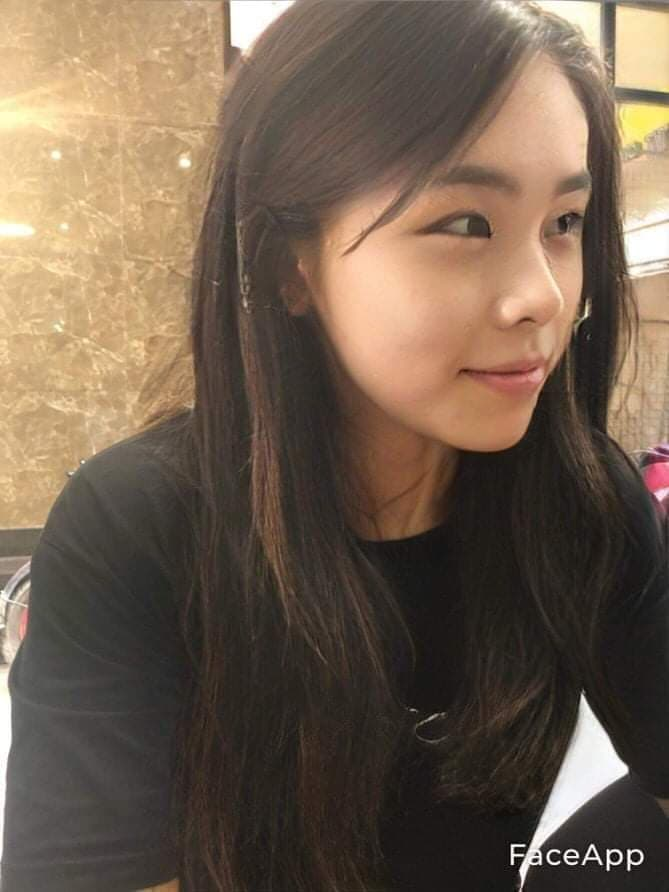
#> input picture Input/1.jpg, 669 x 892 px; its folder holds only this picture in this run
$ python runCalcHistogram.py
#> lines starting #> are read from the running program, lines starting #| are printed output that depends on the picture
### filterTools.py
import cv2
import os
import numpy as np
import math
import matplotlib.pyplot as plt

# [73 lines left out: functions update_mean, update_median, update_sobel, update_laplacian, get_log, update_laplacian_gaussian, not called in this run]


class BT(object):

    # Init Variables
    def __init__(self):
        self.import_dir = "Input/"
        self.input_rgb = []
        self.input_gray = []
        self.test_list = []

        # Get Images From Input Folder
        self.get_image()

        # Covert All Images to Grayscale
        self.cvt_gray()

        # Show Gray Images and Save
        for gray_img in self.input_gray:
            cv2.imshow('Test', gray_img)
            cv2.waitKey(0)
            cv2.destroyAllWindows()
            cv2.imwrite('Output/Gray.png', gray_img)

    # Import Images
    def get_image(self):
        list_image = os.listdir(self.import_dir)
        for file in list_image:
            self.input_rgb.append(cv2.imread(self.import_dir + file))

    # Function to Convert RGB Images to Gray Images
    def cvt_gray(self):
        for image in self.input_rgb:
            gray = np.rint(np.dot(image[..., :3], [0.114, 0.587, 0.299]))
            gray = gray.astype(np.uint8)
            self.input_gray.append(gray)
#> this loop made 1 pass
#> pass 1, in cvt_gray, `gray = np.rint(np.dot(image[..., :3], [0.114, 0.587, 0.299]))`:
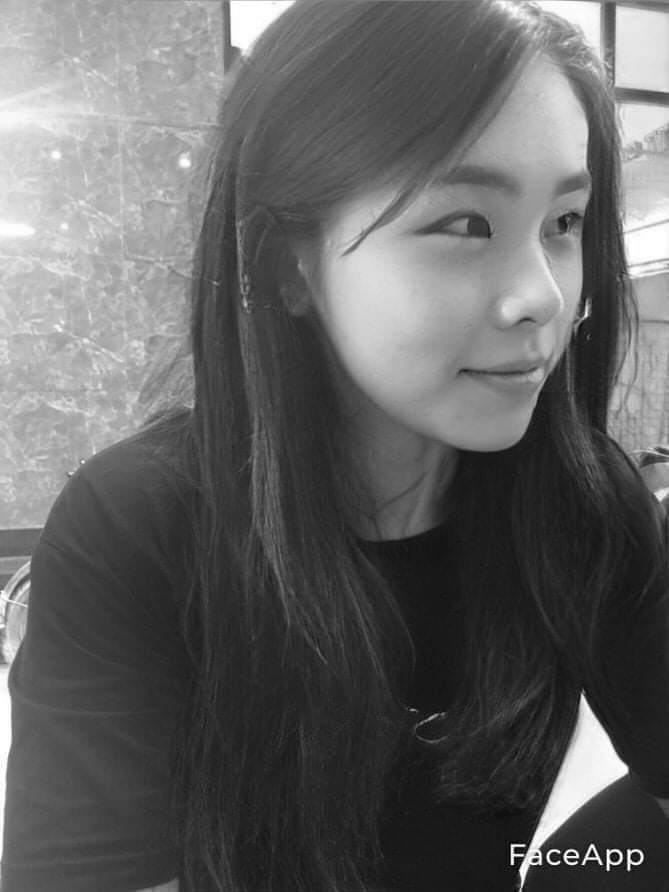
#> gray: shape (892, 669) float64; min 1, max 255, mean 98.8
#> after the loop, self.input_gray = 1 item

    # Main Code for Invert Gray Images
    # [28 lines left out: functions inverse_gray, mean_filter, median_filter, not called in this run]

    # Main Code for Calculate Histogram
    def calc_histogram(self):
        histr_image = []
        for image in self.input_gray:
            histogram = []
            histr = np.linspace(0, 255, 256)
            for k in range(256):
                mask = image[image == histr[k]]
                histogram.append(len(mask))
            histr_image.append(histogram)
        return histr_image

    # Main Code for Gradient Sobel in Detect Edge Application
    # [67 lines left out: functions edge_sobel, edge_laplacian, edge_laplacian_gaussian, fft, not called in this run]

### runCalcHistogram.py
import cv2
import numpy as np
import matplotlib.pyplot as plt
from filterTools import BT

BT4 = BT()
#> the loop in __init__, `for gray_img in self.input_gray:` made 1 pass

for histr in BT4.calc_histogram():
    x_axis = np.linspace(0, 255, 256)

    plt.bar(x_axis, histr, width=1)
    plt.show()
#> this loop made 1 pass
#> pass 1, `plt.show()`:
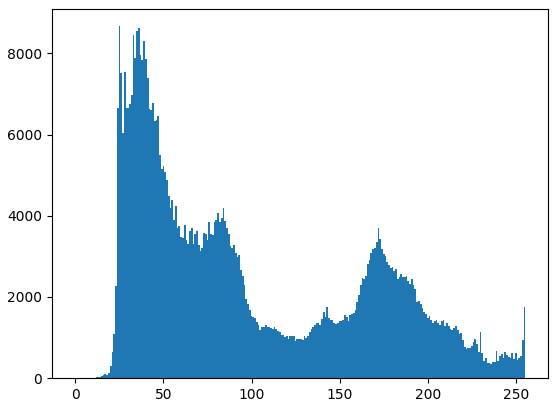
#> figure drawn by matplotlib, 1 panel; tallest bar 8667 high, from x = 24.5 to 25.5
